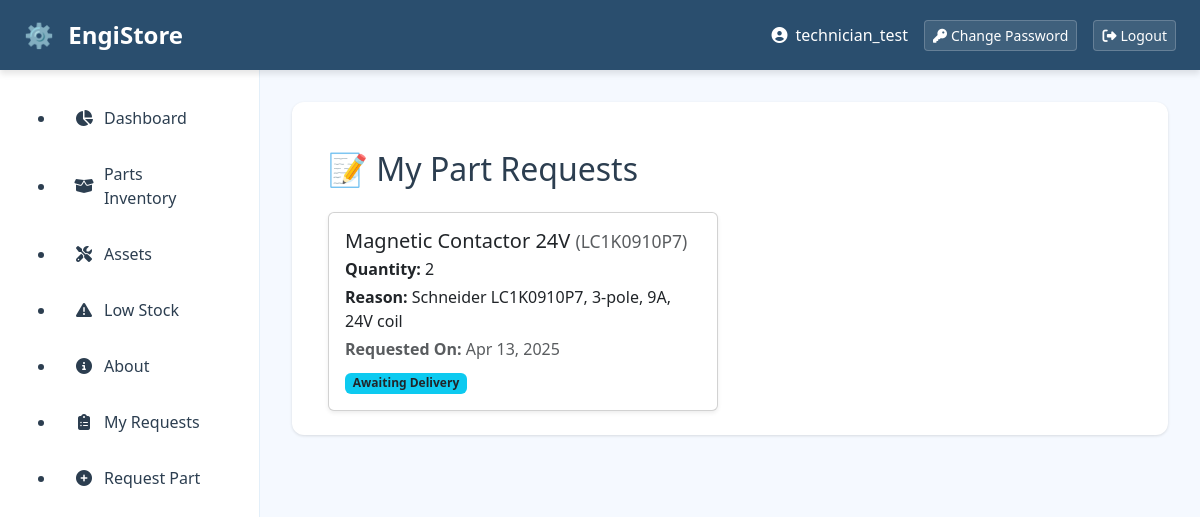
The app's page /inventory/my-requests/ (signed in) with its own data.
### inventory/models.py (models this page shows, shortened)
class PartRequest(models.Model):
    STATUS_CHOICES = [
        ('Pending', 'Pending'),
        ('Approved', 'Approved'),
        ('Approved - Awaiting Delivery', 'Approved - Awaiting Delivery'),
        ('Rejected', 'Rejected'),
        ('Delivered', 'Delivered'),
    ]
    name = models.CharField(max_length=200)
    part_number = models.CharField(max_length=100, blank=True)
    quantity_needed = models.PositiveIntegerField()
    reason = models.TextField(blank=True)
    requested_by = models.ForeignKey(User, on_delete=models.CASCADE)
    status = models.CharField(
        max_length=30,
        choices=STATUS_CHOICES,
        default='Pending'
    )
    reviewed = models.BooleanField(default=False)
    created_at = models.DateTimeField(auto_now_add=True)

### inventory/views.py (the view)
# urls.py: path('my-requests/', views.my_part_requests, name='my_part_requests'),
@login_required
def my_part_requests(request):
    requests = PartRequest.objects.filter(
        requested_by=request.user
    ).order_by('-created_at')
    return render(request, 'inventory/my_part_requests.html', {
        'requests': requests
    })

### engistore/context_processors.py (called while the page is built)
def global_debug(request):
    return {
        'debug': settings.DEBUG,
    }

### templates/inventory/my_part_requests.html (shortened to what this page needs)
{% extends 'base.html' %}
{% load static %}
{% block content %}
<div class="container mt-4">
  <h2 class="mb-4">📝 My Part Requests</h2>
  {% if requests %}
    <div class="row row-cols-1 row-cols-md-2 g-4">
      {% for request in requests %}
        <div class="col">
          <div class="card shadow-sm">
            <div class="card-body">
              <h5 class="card-title mb-1">
                {{ request.name }}
                <span class="text-muted small">({{ request.part_number|default:"N/A" }})</span>
              </h5>
              <p class="mb-1"><strong>Quantity:</strong> {{ request.quantity_needed }}</p>
              <p class="mb-1"><strong>Reason:</strong> {{ request.reason|default:"—" }}</p>
              <p class="mb-2 text-muted"><strong>Requested On:</strong> {{ request.created_at|date:"M d, Y" }}</p>
              <div>
                {% if request.status == 'Pending' %}
                  <span class="badge bg-warning text-dark">Pending</span>
                {% elif request.status == 'Approved' %}
                  <span class="badge bg-primary">Approved</span>
                {% elif request.status == 'Approved - Awaiting Delivery' %}
                  <span class="badge bg-info text-dark">Awaiting Delivery</span>
                {% elif request.status == 'Rejected' %}
                  <span class="badge bg-danger">Rejected</span>
                {% elif request.status == 'Delivered' %}
                  <span class="badge bg-success">Delivered</span>
                {% else %}
                  <span class="badge bg-secondary">Unknown</span>
                {% endif %}
              </div>
            </div>
          </div>
        </div>
      {% endfor %}
    </div>
  {% else %}
    <p class="text-muted">You haven't submitted any part requests yet.</p>
  {% endif %}
</div>
{% endblock %}

### templates/base.html (shortened to what this page needs)
{% load static %}
<!DOCTYPE html>
<html lang="en">
<head>
  <link href="https://cdn.jsdelivr.net/npm/bootstrap@5.3.3/dist/css/bootstrap.min.css" rel="stylesheet">
  <link rel="stylesheet" href="https://cdnjs.cloudflare.com/ajax/libs/font-awesome/6.4.0/css/all.min.css">
  <link rel="stylesheet" href="{% static 'styles.css' %}">
</head>
<body class="dashboard-layout">
  <div class="container-fluid g-0">
    <nav class="top-navbar px-4" aria-label="Main navigation">
      <div class="d-flex justify-content-between align-items-center h-100">
        <a href="{% url 'dashboard' %}" class="brand-logo">
          <span class="logo-icon">⚙️</span> EngiStore
        </a>
        {% if user.is_authenticated %}
        <div class="user-controls d-flex align-items-center gap-3">
          <div class="user-profile">
            <i class="fas fa-user-circle me-2"></i>{{ user.username }}
          </div>
          <a href="{% url 'password_change' %}" class="btn btn-sm btn-actions">
            <i class="fas fa-key me-1"></i>Change Password
          </a>
          <form method="post" action="{% url 'logout' %}" class="d-inline">
            <button type="submit" class="btn btn-sm btn-actions">
              <i class="fas fa-sign-out-alt me-1"></i>Logout
            </button>
          </form>
        </div>
        {% endif %}
      </div>
    </nav>
    <div class="dashboard-wrapper">
      <aside class="dashboard-sidebar">
        <nav class="sidebar-nav">
          <ul class="nav-list">
            <li><a href="{% url 'dashboard' %}" class="nav-link"><i class="fas fa-chart-pie me-2"></i>Dashboard</a></li>
            <li><a href="{% url 'part_list' %}" class="nav-link"><i class="fas fa-box-open me-2"></i>Parts Inventory</a></li>
            <li><a href="{% url 'asset_list' %}" class="nav-link"><i class="fas fa-tools me-2"></i>Assets</a></li>
            <li><a href="{% url 'part_list' %}?low_stock=1" class="nav-link"><i class="fas fa-exclamation-triangle me-2"></i>Low Stock</a></li>
            <li><a href="{% url 'about' %}" class="nav-link"><i class="fas fa-info-circle me-2"></i>About</a></li>
            {% if user.is_authenticated %}
              <li><a href="{% url 'my_part_requests' %}" class="nav-link"><i class="fas fa-clipboard-list me-2"></i>My Requests</a></li>
              {% with group=user.groups.first.name %}
                {% if group == "Technician" or group == "Viewer" %}
                  <li><a href="{% url 'request_part' %}" class="nav-link"><i class="fas fa-plus-circle me-2"></i>Request Part</a></li>
                {% endif %}
              {% endwith %}
            {% endif %}
          </ul>
        </nav>
      </aside>
      <main class="dashboard-content">
        <div class="content-container p-4">
          {% block content %}{% endblock %}
        </div>
      </main>
    </div>
</body>
</html>

### static/styles.css (style rules this page uses)
:root { --primary-blue: #2A4E6E; --secondary-blue: #3A6B95; --accent-blue: #4D8FCE; --light-bg: #F5F9FF; --dark-text: #2C3E50; --sidebar-width: 260px; --topbar-height: 70px; --border-radius: 12px; --shadow-sm: 0 1px 3px rgba(0, 0, 0, 0.12); --shadow-md: 0 4px 6px rgba(0, 0, 0, 0.1); --danger-red: #dc3545; --success-green: #28a745; --warning-yellow: #ffc107; }
body.dashboard-layout { background-color: var(--light-bg); color: var(--dark-text); min-height: 100vh; font-family: 'Segoe UI', system-ui, sans-serif; }
.top-navbar { height: var(--topbar-height); background: var(--primary-blue); box-shadow: var(--shadow-md); position: fixed; top: 0; left: 0; right: 0; z-index: 1000; }
.brand-logo { text-decoration: none; font-weight: 700; font-size: 1.5rem; color: white; transition: opacity 0.2s; }
.logo-icon { margin-right: 8px; }
.user-controls { color: white; }
.btn-actions { background: rgba(255, 255, 255, 0.1); border: 1px solid rgba(255, 255, 255, 0.2); color: white; transition: all 0.2s; }
.dashboard-sidebar { width: var(--sidebar-width); position: fixed; top: var(--topbar-height); bottom: 0; left: 0; background: white; border-right: 1px solid #E3EFF9; padding: 1.5rem; overflow-y: auto; z-index: 900; }
.sidebar-nav .nav-link { padding: 0.75rem 1rem; border-radius: var(--border-radius); color: var(--dark-text); text-decoration: none; display: flex; align-items: center; margin-bottom: 0.5rem; transition: all 0.2s; }
.sidebar-nav .nav-link i { width: 24px; text-align: center; }
.dashboard-content { margin-left: var(--sidebar-width); margin-top: var(--topbar-height); padding: 2rem; min-height: calc(100vh - var(--topbar-height)); }
.content-container { background: white; border-radius: var(--border-radius); box-shadow: var(--shadow-sm); min-height: 100%; }

### records on screen
PartRequest: name "Magnetic Contactor 24V", part_number "LC1K0910P7", quantity_needed "2", reason "Schneider LC1K0910P7, 3-pole, 9A, 24V coil", created_at "Apr 13, 2025", shows "Awaiting Delivery"

### other values on screen
{{ user.username }} "technician_test"
